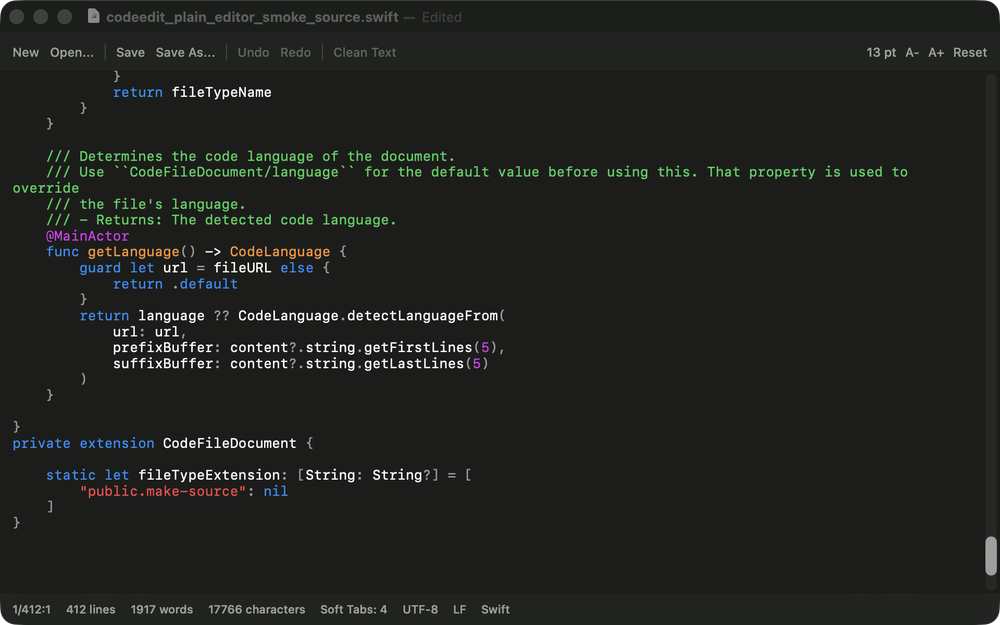
#> input picture docs/screenshots/codeedit_window.png, 1000 x 625 px, shrunk from 1920 x 1200 before the run, found by its file name
$ python e2e_screenshot_colors.py
#> lines starting #> are read from the running program, lines starting #| are printed output that depends on the picture
#!/usr/bin/env python3
"""Count distinct hues in a screenshot to prove syntax highlighting is visible.

Crops 10% off all four edges of the target image (to avoid window chrome and
scrollbar noise), quantizes each RGB channel to 32-value buckets to tolerate
antialiasing, then splits the quantized buckets into grayscale (antialiasing
ramps of plain black-on-white or white-on-black text) and chromatic buckets.
Chromatic buckets are grouped into 30-degree hue families, and the count of
families holding at least 0.05% of the cropped pixels combined is used as the
proof of multi-color syntax highlighting: a plain grayscale bucket count
proves nothing about highlighting, since antialiased text alone produces many
grayscale buckets.
"""

# Standard Library
import sys
import pathlib
import colorsys
import collections

# PIP3 modules
import numpy
import PIL.Image  # pillow

DEFAULT_IMAGE_PATH = pathlib.Path("docs/screenshots/codeedit_window.png")
CROP_FRACTION = 0.10
QUANTIZE_STEP = 32
MIN_PIXEL_SHARE = 0.001
MIN_HUE_FAMILY_SHARE = 0.0005
GRAYSCALE_SPREAD_THRESHOLD = 40
HUE_FAMILY_DEGREES = 30
MIN_CHROMATIC_HUE_FAMILIES = 3
TOP_BUCKETS_TO_REPORT = 10


#============================================
def get_target_image_path(argv: list[str]) -> pathlib.Path:
	"""Return the image path to check, from the optional positional argument.

	Args:
		argv: command-line arguments excluding the program name.

	Returns:
		pathlib.Path: path to the image to analyze.
	"""
	if len(argv) >= 1:
		return pathlib.Path(argv[0])
	return DEFAULT_IMAGE_PATH


#============================================
def load_cropped_image(image_path: pathlib.Path) -> PIL.Image.Image:
	"""Open the image and crop 10% off all four edges.

	Args:
		image_path: path to the source screenshot.

	Returns:
		PIL.Image.Image: the cropped RGB image.

	Raises:
		FileNotFoundError: when image_path does not exist.
	"""
	if not image_path.exists():
		raise FileNotFoundError(f"Screenshot file not found: {image_path}")

	image = PIL.Image.open(image_path).convert("RGB")
	width, height = image.size
	# Crop 10% off each edge so window chrome and scrollbars do not
	# contribute noise to the color count.
	left = int(width * CROP_FRACTION)
	top = int(height * CROP_FRACTION)
	right = width - left
	bottom = height - top
	return image.crop((left, top, right, bottom))


#============================================
def count_bucket_pixels(cropped_image: PIL.Image.Image) -> collections.Counter:
	"""Quantize each pixel's RGB channels to QUANTIZE_STEP-sized buckets and count them.

	Args:
		cropped_image: the cropped RGB image to analyze.

	Returns:
		collections.Counter: bucket (r, g, b) tuple to pixel count.
	"""
	pixel_array = numpy.asarray(cropped_image)
	# Quantize each channel down to the start of its QUANTIZE_STEP-sized
	# bucket, then flatten to a list of (r, g, b) bucket tuples.
	quantized_array = (pixel_array // QUANTIZE_STEP) * QUANTIZE_STEP
	flattened_buckets = quantized_array.reshape(-1, 3)

	bucket_counts: collections.Counter = collections.Counter()
	for red, green, blue in flattened_buckets.tolist():
		bucket_counts[(red, green, blue)] += 1
	return bucket_counts


#============================================
def get_significant_buckets(
	bucket_counts: collections.Counter, total_pixels: int, min_pixel_share: float,
) -> list[tuple[tuple[int, int, int], int]]:
	"""Return buckets holding at least min_pixel_share of total_pixels, largest first.

	Args:
		bucket_counts: bucket (r, g, b) tuple to pixel count.
		total_pixels: total number of pixels in the cropped image.
		min_pixel_share: minimum fraction of total_pixels a bucket must hold.

	Returns:
		list[tuple[tuple[int, int, int], int]]: (bucket, count) pairs, sorted
			by count descending.
	"""
	minimum_pixel_count = total_pixels * min_pixel_share
	significant_buckets = [
		(bucket, count) for bucket, count in bucket_counts.items()
		if count >= minimum_pixel_count
	]
	significant_buckets.sort(key=lambda pair: pair[1], reverse=True)
	return significant_buckets


#============================================
def compute_channel_spread(bucket: tuple[int, int, int]) -> int:
	"""Return the gap between the brightest and dimmest channel of a bucket.

	Args:
		bucket: quantized (r, g, b) tuple.

	Returns:
		int: max(bucket) - min(bucket). A small spread means the bucket is
			grayscale (r, g, and b are close together); a large spread means
			the bucket carries actual hue.
	"""
	return max(bucket) - min(bucket)


#============================================
def compute_bucket_hue_degrees(bucket: tuple[int, int, int]) -> float:
	"""Return the hue angle, in degrees, of a quantized RGB bucket.

	Args:
		bucket: quantized (r, g, b) tuple.

	Returns:
		float: hue in the range [0, 360).
	"""
	red, green, blue = bucket
	# rgb_to_hsv expects channels scaled to the 0-1 range.
	hue_fraction, _saturation, _value = colorsys.rgb_to_hsv(red / 255, green / 255, blue / 255)
	return hue_fraction * 360


#============================================
def split_significant_buckets_by_hue(
	significant_buckets: list[tuple[tuple[int, int, int], int]],
) -> tuple[
	list[tuple[tuple[int, int, int], int]], list[tuple[tuple[int, int, int], int]],
]:
	"""Partition significant buckets into grayscale and chromatic groups.

	Args:
		significant_buckets: (bucket, count) pairs, sorted by count descending.

	Returns:
		tuple: (grayscale_buckets, chromatic_buckets), each a list of
			(bucket, count) pairs preserving the input order.
	"""
	grayscale_buckets = []
	chromatic_buckets = []
	for bucket, count in significant_buckets:
		if compute_channel_spread(bucket) < GRAYSCALE_SPREAD_THRESHOLD:
			grayscale_buckets.append((bucket, count))
		else:
			chromatic_buckets.append((bucket, count))
	return grayscale_buckets, chromatic_buckets


#============================================
def count_all_chromatic_buckets(bucket_counts: collections.Counter) -> int:
	"""Count every chromatic bucket, ignoring the per-bucket display share floor.

	Args:
		bucket_counts: bucket (r, g, b) tuple to pixel count.

	Returns:
		int: number of buckets whose channel spread marks them as chromatic.
	"""
	chromatic_total = sum(
		1 for bucket in bucket_counts
		if compute_channel_spread(bucket) >= GRAYSCALE_SPREAD_THRESHOLD
	)
	return chromatic_total


#============================================
def get_chromatic_hue_families(
	bucket_counts: collections.Counter, total_pixels: int,
) -> list[tuple[int, int]]:
	"""Group chromatic buckets into 30-degree hue families and keep the significant ones.

	Grayscale buckets (antialiasing ramps of plain text) are excluded before
	grouping, since they carry no hue signal. Every chromatic bucket
	contributes to its family regardless of its own individual pixel share,
	so faint but consistently colored tokens still register once their
	family total crosses MIN_HUE_FAMILY_SHARE.

	Args:
		bucket_counts: bucket (r, g, b) tuple to pixel count.
		total_pixels: total number of pixels in the cropped image.

	Returns:
		list[tuple[int, int]]: (family_start_degree, combined_count) pairs
			for families holding at least MIN_HUE_FAMILY_SHARE of
			total_pixels, sorted by combined_count descending.
	"""
	minimum_family_count = total_pixels * MIN_HUE_FAMILY_SHARE
	family_totals: collections.Counter = collections.Counter()
	for bucket, count in bucket_counts.items():
		if compute_channel_spread(bucket) < GRAYSCALE_SPREAD_THRESHOLD:
			continue
		hue_degrees = compute_bucket_hue_degrees(bucket)
		family_start = int(hue_degrees // HUE_FAMILY_DEGREES) * HUE_FAMILY_DEGREES
		family_totals[family_start] += count

	qualifying_families = [
		(family_start, family_count) for family_start, family_count in family_totals.items()
		if family_count >= minimum_family_count
	]
	qualifying_families.sort(key=lambda pair: pair[1], reverse=True)
	return qualifying_families


#============================================
def print_color_report(
	grayscale_buckets: list[tuple[tuple[int, int, int], int]],
	chromatic_buckets: list[tuple[tuple[int, int, int], int]],
	chromatic_hue_families: list[tuple[int, int]],
	chromatic_bucket_total: int,
	total_pixels: int,
) -> None:
	"""Print the grayscale/chromatic/hue-family summary and the top buckets.

	The chromatic bucket count is reported two ways so the numbers cannot read
	as contradictory: chromatic_buckets_total counts every chromatic bucket
	(the same population hue families are built from), while
	chromatic_buckets_printed counts only the buckets above the per-bucket
	display share floor (MIN_PIXEL_SHARE) that appear in the top list below.

	Args:
		grayscale_buckets: significant grayscale (bucket, count) pairs, sorted descending.
		chromatic_buckets: significant chromatic (bucket, count) pairs, sorted descending.
		chromatic_hue_families: qualifying (family_start_degree, count) pairs, sorted descending.
		chromatic_bucket_total: count of all chromatic buckets, ignoring the display floor.
		total_pixels: total number of pixels in the cropped image.
	"""
	print(f"grayscale_buckets={len(grayscale_buckets)}")
	print(f"chromatic_buckets_total={chromatic_bucket_total}")
	print(f"chromatic_buckets_printed={len(chromatic_buckets)}")
	print(f"chromatic_hue_families={len(chromatic_hue_families)}")

	print("top chromatic buckets (above display floor):")
	for bucket, count in chromatic_buckets[:TOP_BUCKETS_TO_REPORT]:
		hue_degrees = compute_bucket_hue_degrees(bucket)
		pixel_share = count / total_pixels
		print(f"bucket={bucket} hue={hue_degrees:.1f} count={count} share={pixel_share:.4f}")

	print("top grayscale buckets:")
	for bucket, count in grayscale_buckets[:TOP_BUCKETS_TO_REPORT]:
		pixel_share = count / total_pixels
		print(f"bucket={bucket} count={count} share={pixel_share:.4f}")


#============================================
def main() -> None:
	"""Check the screenshot for a minimum number of distinct chromatic hue families."""
	image_path = get_target_image_path(sys.argv[1:])
	cropped_image = load_cropped_image(image_path)
#> in load_cropped_image, `return image.crop((left, top, right, bottom))`:
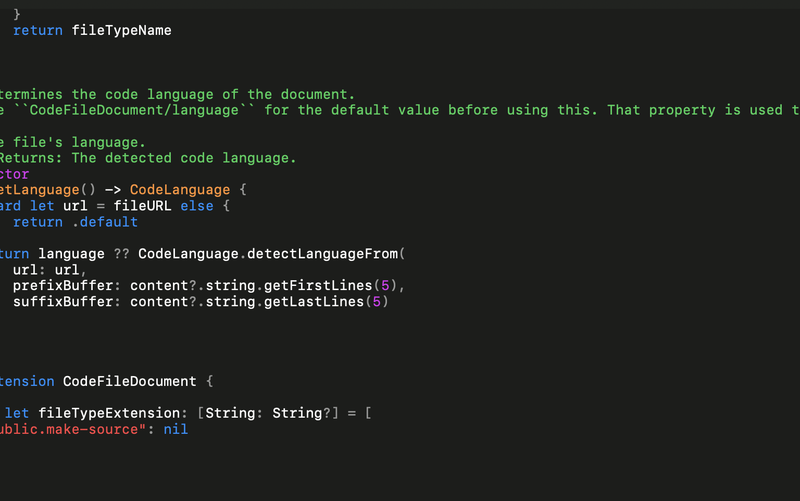
#> returned value: PIL image 800x501 RGB; mean R, G, B 32.6, 34.5, 31.7
	total_pixels = cropped_image.width * cropped_image.height
#> total_pixels = 400800

	bucket_counts = count_bucket_pixels(cropped_image)
#> in count_bucket_pixels, `quantized_array = (pixel_array // QUANTIZE_STEP) * QUANTIZE_STEP`:
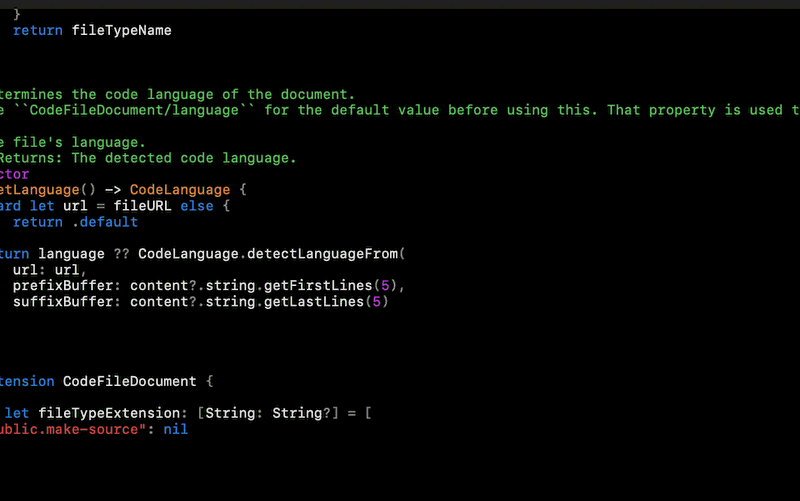
#> quantized_array: shape (501, 800, 3); mean R, G, B 6, 7.2, 6
#> after the loop in count_bucket_pixels, `for red, green, blue in flattened_buckets.tolist():`: bucket_counts = 76 items
#> bucket_counts = 76 items
	significant_buckets = get_significant_buckets(bucket_counts, total_pixels, MIN_PIXEL_SHARE)
#> in get_significant_buckets, `significant_buckets = [ (bucket, count) for bucket, count in bucket_co..`: significant_buckets = 16 items
#> significant_buckets = 16 items
	grayscale_buckets, chromatic_buckets = split_significant_buckets_by_hue(significant_buckets)
#> the loop in split_significant_buckets_by_hue, `for bucket, count in significant_buckets:` made 16 passes
#> (bucket, count) on passes 1 to 12: ((0, 0, 0), 368895), ((32, 32, 32), 9930), ((224, 224, 224), 2765), ((0, 32, 0), 1847), ((96, 192, 96), 1638), ((32, 32, 0), 1607), ((64, 64, 64), 1325), ((96, 96, 96), 1296), ((32, 64, 32), 1165), ((64, 128, 64), 1143), ((64, 160, 64), 1018), ((128, 128, 128), 1012)
#> after the loop in split_significant_buckets_by_hue, `for bucket, count in significant_buckets:`: chromatic_buckets = [((96, 192, 96), 1638), ((64, 128, 64), 1143), ((64, 160, 64), 1018), ((32, 96, 32), 549)]; grayscale_buckets = 12 items
#> grayscale_buckets = 12 items
	chromatic_hue_families = get_chromatic_hue_families(bucket_counts, total_pixels)
#> the loop in get_chromatic_hue_families, `for bucket, count in bucket_counts.items():` made 76 passes
#> (count, red in compute_bucket_hue_degrees, green in compute_bucket_hue_degrees, blue in compute_bucket_hue_degrees, hue_fraction in compute_bucket_hue_degrees, hue_degrees, family_start) on passes 13, 15, 16, 17, 18, 19, 22, 23, 31, 32, 33, 34: (214, 32, 64, 96, 0.583, 210, 210), (228, 32, 64, 128, 0.611, 220, 210), (269, 32, 128, 224, 0.583, 210, 210), (20, 32, 96, 128, 0.556, 200, 180), (229, 32, 96, 160, 0.583, 210, 210), (241, 32, 96, 192, 0.6, 216, 210), (66, 32, 128, 192, 0.567, 204, 180), (144, 64, 128, 224, 0.6, 216, 210), (1018, 64, 160, 64, 0.333, 120, 120), (89, 96, 160, 64, 0.278, 100, 90), (549, 32, 96, 32, 0.333, 120, 120), (1638, 96, 192, 96, 0.333, 120, 120)
#> after the loop in get_chromatic_hue_families, `for bucket, count in bucket_counts.items():`: family_totals = {210: 1325, 180: 86, 120: 4577, 90: 173, 270: 133, 300: 49, 30: 409, 0: 825}
#> in get_chromatic_hue_families, `qualifying_families = [ (family_start, family_count) for family_start,..`: qualifying_families = [(210, 1325), (120, 4577), (30, 409), (0, 825)]
#> chromatic_hue_families = [(120, 4577), (210, 1325), (0, 825), (30, 409)]
	chromatic_bucket_total = count_all_chromatic_buckets(bucket_counts)
#> in count_all_chromatic_buckets, `chromatic_total = sum( 1 for bucket in bucket_counts if compute_channe..`: chromatic_total = 42
#> chromatic_bucket_total = 42

	print_color_report(
		grayscale_buckets, chromatic_buckets, chromatic_hue_families,
		chromatic_bucket_total, total_pixels,
	)
#| grayscale_buckets=12
#| chromatic_buckets_total=42
#| chromatic_buckets_printed=4
#| chromatic_hue_families=4
#> the loop in print_color_report, `for bucket, count in chromatic_buckets[:TOP_BUCKETS_TO_REPORT]:` made 4 passes
#> (count, red in compute_bucket_hue_degrees, green in compute_bucket_hue_degrees, blue in compute_bucket_hue_degrees, pixel_share) on passes 1 to 4: (1638, 96, 192, 96, 0.00409), (1143, 64, 128, 64, 0.00285), (1018, 64, 160, 64, 0.00254), (549, 32, 96, 32, 0.00137)
#| bucket=(96, 192, 96) hue=120.0 count=1638 share=0.0041
#| bucket=(64, 128, 64) hue=120.0 count=1143 share=0.0029
#| bucket=(64, 160, 64) hue=120.0 count=1018 share=0.0025
#| bucket=(32, 96, 32) hue=120.0 count=549 share=0.0014
#> the loop in print_color_report, `for bucket, count in grayscale_buckets[:TOP_BUCKETS_TO_REPORT]:` made 10 passes
#> (bucket, count, pixel_share) on passes 1 to 10: ((0, 0, 0), 368895, 0.92), ((32, 32, 32), 9930, 0.0248), ((224, 224, 224), 2765, 0.0069), ((0, 32, 0), 1847, 0.00461), ((32, 32, 0), 1607, 0.00401), ((64, 64, 64), 1325, 0.00331), ((96, 96, 96), 1296, 0.00323), ((32, 64, 32), 1165, 0.00291), ((128, 128, 128), 1012, 0.00252), ((192, 192, 192), 931, 0.00232)
#| bucket=(0, 0, 0) count=368895 share=0.9204
#| bucket=(32, 32, 32) count=9930 share=0.0248
#| bucket=(224, 224, 224) count=2765 share=0.0069
#| bucket=(0, 32, 0) count=1847 share=0.0046
#| bucket=(32, 32, 0) count=1607 share=0.0040
#| bucket=(64, 64, 64) count=1325 share=0.0033
#| bucket=(96, 96, 96) count=1296 share=0.0032
#| bucket=(32, 64, 32) count=1165 share=0.0029
#> (further printed lines are left out)

	if len(chromatic_hue_families) < MIN_CHROMATIC_HUE_FAMILIES:
		raise SystemExit(
			f"chromatic_hue_families={len(chromatic_hue_families)} is below the "
			f"minimum {MIN_CHROMATIC_HUE_FAMILIES}; syntax highlighting does not "
			f"appear visible in {image_path}."
		)


if __name__ == '__main__':
	main()

$ run again, with docs/screenshots/glass_statusbar_reduced_dark.png copied over docs/screenshots/codeedit_window.png
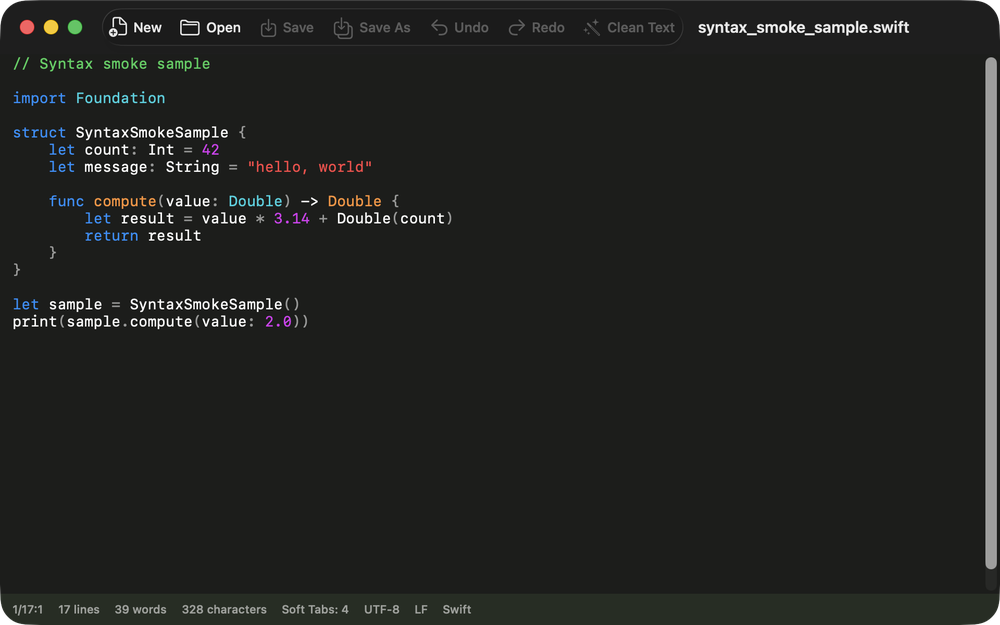
#> input picture docs/screenshots/glass_statusbar_reduced_dark.png, 1000 x 625 px, shrunk from 1920 x 1200 before the run, found by its file name
#> in load_cropped_image, `return image.crop((left, top, right, bottom))`:
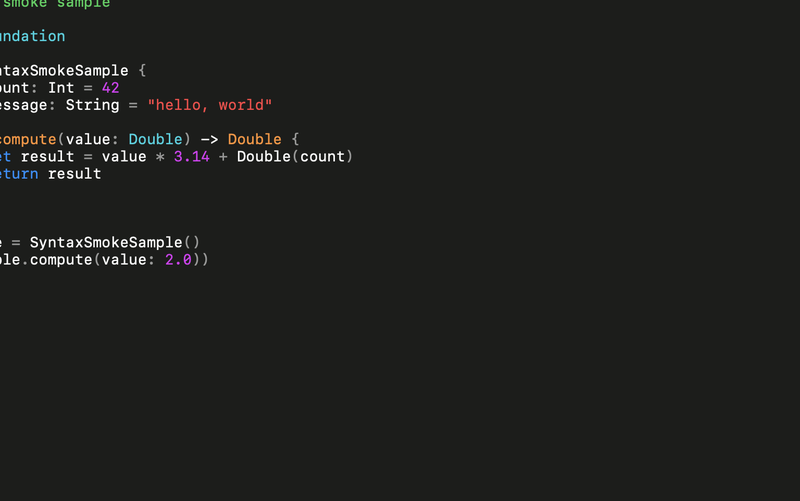
#> returned value: PIL image 800x501 RGB; mean R, G, B 30.4, 31.4, 29.4
#> in count_bucket_pixels, `quantized_array = (pixel_array // QUANTIZE_STEP) * QUANTIZE_STEP`:
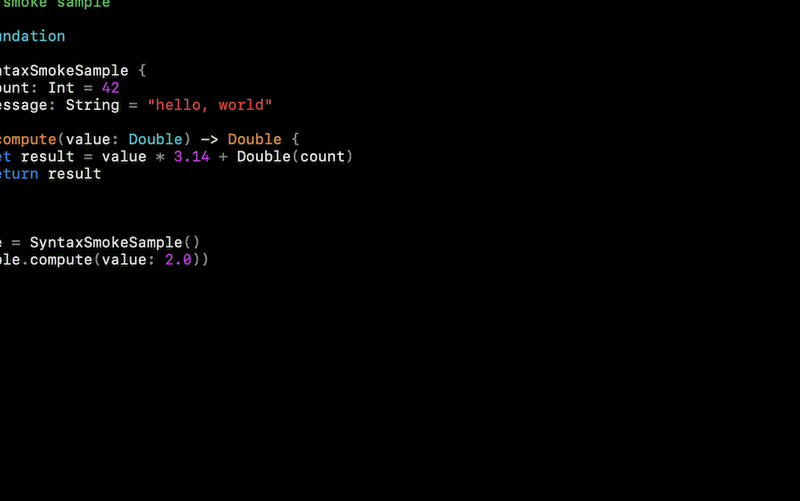
#> quantized_array: shape (501, 800, 3); mean R, G, B 2.9, 2.8, 2.7
#> the loop in count_bucket_pixels, `for red, green, blue in flattened_buckets.tolist():` made 400800 passes
#> (red, green, blue) on passes 1 to 3: (0, 0, 0), (0, 0, 0), (0, 0, 0)
#> after the loop in count_bucket_pixels, `for red, green, blue in flattened_buckets.tolist():`: bucket_counts = 86 items
#> in get_significant_buckets, `significant_buckets = [ (bucket, count) for bucket, count in bucket_co..`: significant_buckets = [((0, 0, 0), 390133), ((32, 32, 0), 417), ((0, 32, 0), 569), ((32, 32, 32), 1602), ((64, 64, 64), 850), ((96, 96, 96), 730), ((128, 128, 128), 777), ((160, 160, 160), 532), ((224, 224, 224), 1648), ((192, 192, 192), 517)]
#> in main, `significant_buckets = get_significant_buckets(bucket_counts, total_pix..`: significant_buckets = [((0, 0, 0), 390133), ((224, 224, 224), 1648), ((32, 32, 32), 1602), ((64, 64, 64), 850), ((128, 128, 128), 777), ((96, 96, 96), 730), ((0, 32, 0), 569), ((160, 160, 160), 532), ((192, 192, 192), 517), ((32, 32, 0), 417)]
#> the loop in split_significant_buckets_by_hue, `for bucket, count in significant_buckets:` made 10 passes
#> (bucket, count) on passes 1 to 8: ((0, 0, 0), 390133), ((224, 224, 224), 1648), ((32, 32, 32), 1602), ((64, 64, 64), 850), ((128, 128, 128), 777), ((96, 96, 96), 730), ((0, 32, 0), 569), ((160, 160, 160), 532)
#> after the loop in split_significant_buckets_by_hue, `for bucket, count in significant_buckets:`: chromatic_buckets = []; grayscale_buckets has the same summary as significant_buckets in main
#> in main, `grayscale_buckets, chromatic_buckets = split_significant_buckets_by_hu..`: grayscale_buckets has the same summary as significant_buckets
#> the loop in get_chromatic_hue_families, `for bucket, count in bucket_counts.items():` made 86 passes
#> (count, red in compute_bucket_hue_degrees, green in compute_bucket_hue_degrees, blue in compute_bucket_hue_degrees, hue_fraction in compute_bucket_hue_degrees, hue_degrees, family_start) on passes 2, 5, 6, 8, 10, 11, 12, 14: (64, 64, 160, 64, 0.333, 120, 120), (80, 64, 128, 64, 0.333, 120, 120), (121, 96, 192, 96, 0.333, 120, 120), (3, 96, 160, 64, 0.278, 100, 90), (3, 96, 160, 96, 0.333, 120, 120), (7, 96, 224, 96, 0.333, 120, 120), (22, 32, 96, 32, 0.333, 120, 120), (4, 64, 96, 32, 0.25, 90, 90)
#> after the loop in get_chromatic_hue_families, `for bucket, count in bucket_counts.items():`: family_totals = {120: 297, 90: 7, 180: 444, 210: 202, 270: 226, 300: 75, 0: 591, 30: 307}
#> qualifying_families = [(120, 297), (180, 444), (210, 202), (270, 226), (0, 591), (30, 307)]
#> chromatic_hue_families = [(0, 591), (180, 444), (30, 307), (120, 297), (270, 226), (210, 202)]
#> chromatic_total = 53
#| grayscale_buckets=10
#| chromatic_buckets_total=53
#| chromatic_buckets_printed=0
#| chromatic_hue_families=6
#> the loop in print_color_report, `for bucket, count in grayscale_buckets[:TOP_BUCKETS_TO_REPORT]:` made 10 passes
#> (bucket, count, pixel_share) on passes 1 to 8: ((0, 0, 0), 390133, 0.973), ((224, 224, 224), 1648, 0.00411), ((32, 32, 32), 1602, 0.004), ((64, 64, 64), 850, 0.00212), ((128, 128, 128), 777, 0.00194), ((96, 96, 96), 730, 0.00182), ((0, 32, 0), 569, 0.00142), ((160, 160, 160), 532, 0.00133)
#> (printed output is left out)
